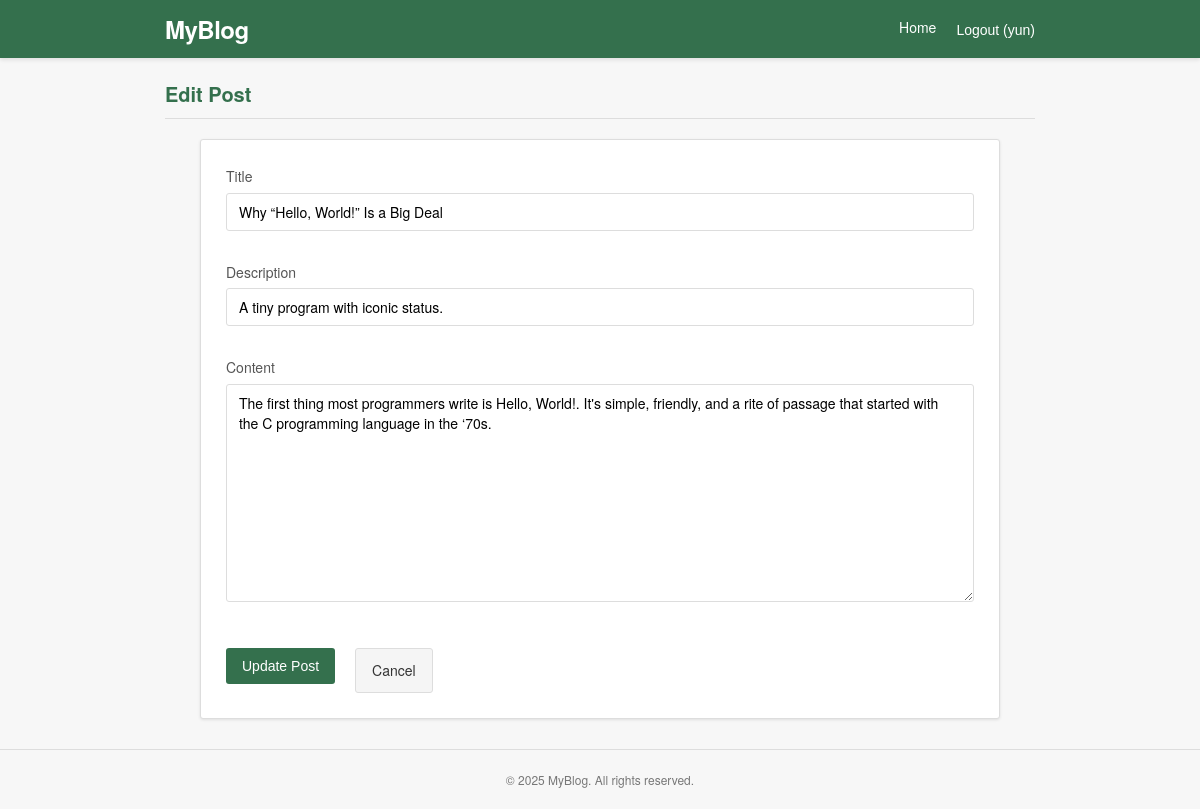
/post/8/edit/ (signed in), run on the app's committed database.
### posts/models.py (models this page shows, shortened)
class Post(models.Model):
    title = models.CharField(max_length=200)
    description = models.TextField()
    content = models.TextField()
    author = models.ForeignKey(User, on_delete=models.CASCADE, related_name='posts', null=True, blank=True)
    created_at = models.DateTimeField(null=True, blank=True)

### posts/views.py (the view, shortened to what this page needs)
# urls.py: path('post/<int:pk>/edit/', PostUpdateView.as_view(), name='post_edit'),
class PostUpdateView(LoginRequiredMixin, UpdateView):
    model = Post
    form_class = PostForm
    template_name = 'posts/post_form.html'
    def get_queryset(self):
        return Post.objects.filter(author=self.request.user)

### posts/forms.py
class PostForm(forms.ModelForm):
    class Meta:
        model = Post
        fields = ['title', 'description', 'content']
        widgets = {
            'title': forms.TextInput(attrs={'class': 'form-input'}),
            'description': forms.TextInput(attrs={'class': 'form-input'}),
            'content': forms.Textarea(attrs={'class': 'form-input', 'rows': 10}),
        }

### posts/templates/posts/post_form.html (shortened to what this page needs)
{% load static %}
<!DOCTYPE html>
<html lang="en">
<head>
</head>
<body>
    <header class="header">
        <div class="header-container">
            <div class="logo"><a href="{% url 'post_list' %}">MyBlog</a></div>
            <div class="nav-links">
                <a href="{% url 'post_list' %}" class="nav-link">Home</a>
                {% if user.is_authenticated %}
                    <form method="post" action="{% url 'logout' %}" style="display: inline;">
                        <input type="submit" value="Logout ({{ user.username }})" class="nav-link" style="background: none; border: none; color: white; cursor: pointer; font-size: 14px; padding: 0;">
                    </form>
                {% else %}
                    <a href="{% url 'login' %}" class="nav-link">Login</a>
                    <a href="{% url 'signup' %}" class="nav-link">Sign Up</a>
                {% endif %}
            </div>
        </div>
    </header>
    <main class="container">
        <h1 class="page-title">{% if object %}Edit Post{% else %}New Post{% endif %}</h1>
        <div class="post-form-container">
            <form class="post-form" method="post">
                <div class="form-group">
                    <label for="id_title" class="form-label">Title</label>
                    {{ form.title }}
                </div>
                <div class="form-group">
                    <label for="id_description" class="form-label">Description</label>
                    {{ form.description }}
                </div>
                <div class="form-group">
                    <label for="id_content" class="form-label">Content</label>
                    {{ form.content }}
                </div>
                <div class="form-actions">
                    <button type="submit" class="form-submit">{% if object %}Update{% else %}Create{% endif %} Post</button>
                    <a href="{% url 'post_list' %}" class="form-cancel">Cancel</a>
                </div>
            </form>
        </div>
    </main>
    <footer class="footer">
        <p>© {% now "Y" %} MyBlog. All rights reserved.</p>
    </footer>
</body>
</html>

### posts/templates/posts/post_form.html (style rules this page uses)
* { margin: 0; padding: 0; box-sizing: border-box; }
body { font-family: 'Lucida Grande', 'Frutiger', 'Helvetica Neue', Arial, sans-serif; background-color: #f7f7f7; color: #333; line-height: 1.6; }
.header { background-color: #34704D; color: white; padding: 10px 0; box-shadow: 0 2px 4px rgba(0, 0, 0, 0.1); }
.header-container { max-width: 900px; margin: 0 auto; padding: 0 15px; display: flex; justify-content: space-between; align-items: center; }
.logo { font-size: 24px; font-weight: bold; letter-spacing: -0.5px; }
.logo a { color: white; text-decoration: none; }
.nav-links { display: flex; gap: 20px; }
.nav-link { color: white; text-decoration: none; font-size: 14px; }
.container { max-width: 900px; margin: 20px auto; padding: 0 15px; }
.page-title { color: #34704D; margin-bottom: 20px; font-size: 20px; font-weight: bold; padding-bottom: 8px; border-bottom: 1px solid #ddd; }
.post-form-container { background-color: white; border: 1px solid #ddd; border-radius: 3px; padding: 25px; box-shadow: 0 1px 3px rgba(0, 0, 0, 0.1); max-width: 800px; margin: 0 auto; }
.post-form { display: flex; flex-direction: column; gap: 15px; }
.form-group { margin-bottom: 15px; }
.form-label { display: block; margin-bottom: 5px; font-size: 14px; color: #555; }
.form-input { width: 100%; padding: 8px 12px; border: 1px solid #ddd; border-radius: 3px; font-family: inherit; font-size: 14px; }
.form-submit { background-color: #34704D; color: white; border: none; padding: 10px 16px; border-radius: 3px; font-size: 14px; cursor: pointer; transition: background-color 0.2s; margin-top: 10px; align-self: flex-start; }
.form-cancel { background-color: #f5f5f5; color: #333; border: 1px solid #ddd; padding: 10px 16px; border-radius: 3px; font-size: 14px; cursor: pointer; transition: background-color 0.2s; margin-top: 10px; margin-left: 10px; text-decoration: none; }
.form-actions { display: flex; gap: 10px; }
.footer { text-align: center; padding: 20px 15px; margin-top: 30px; color: #777; font-size: 12px; border-top: 1px solid #ddd; }

### data on the page
Post: title "Why “Hello, World!” Is a Big Deal", description "A tiny program with iconic status.", content "The first thing most programmers write is Hello, World!. It's simple, friendly, and a rite of passage that started with the C programming language in the ‘70s."
